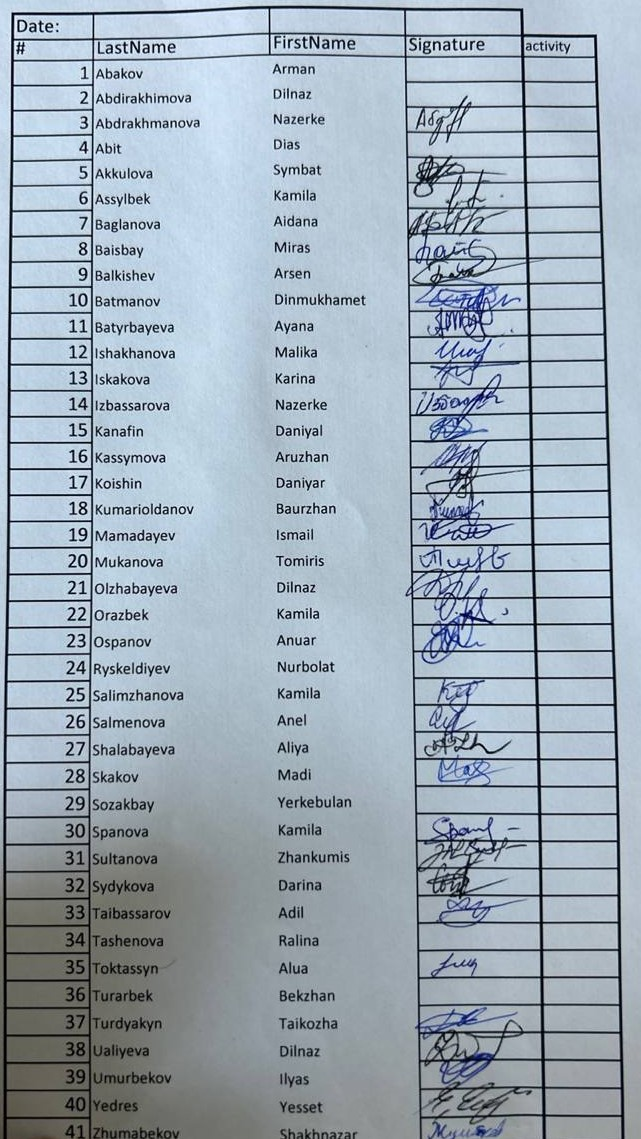
#> input picture test1.jpg, 641 x 1139 px
$ python final_cropping_with_lines.py test1.jpg
#> lines starting #> are read from the running program, lines starting #| are printed output that depends on the picture; after the words box and inside, x2 and y2 are one past the last pixel; in counts of white or black regions, pixels touching at a corner belong together
import cv2
import numpy as np
import matplotlib.pyplot as plt
import sys


def process_image_and_detect_lines(image_path, debug_output_path):
#> called with image_path = 'test1.jpg', debug_output_path = 'debug_lines.png'
    img = cv2.imread(image_path, cv2.IMREAD_COLOR)
#> img is the input picture: shape (1139, 641, 3); mean B, G, R 184, 171.8, 157.9
    gray = cv2.cvtColor(img, cv2.COLOR_BGR2GRAY)
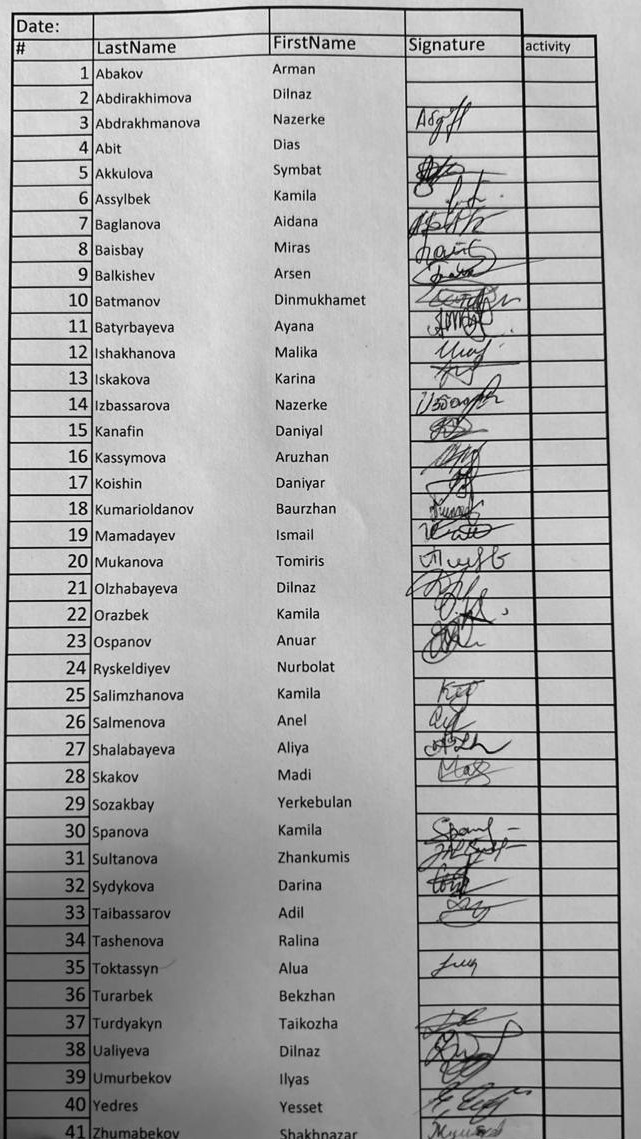
#> gray: shape (1139, 641); min 0, max 253, mean 169

    binary = cv2.adaptiveThreshold(gray, 255, cv2.ADAPTIVE_THRESH_GAUSSIAN_C, cv2.THRESH_BINARY_INV, 15, 10)
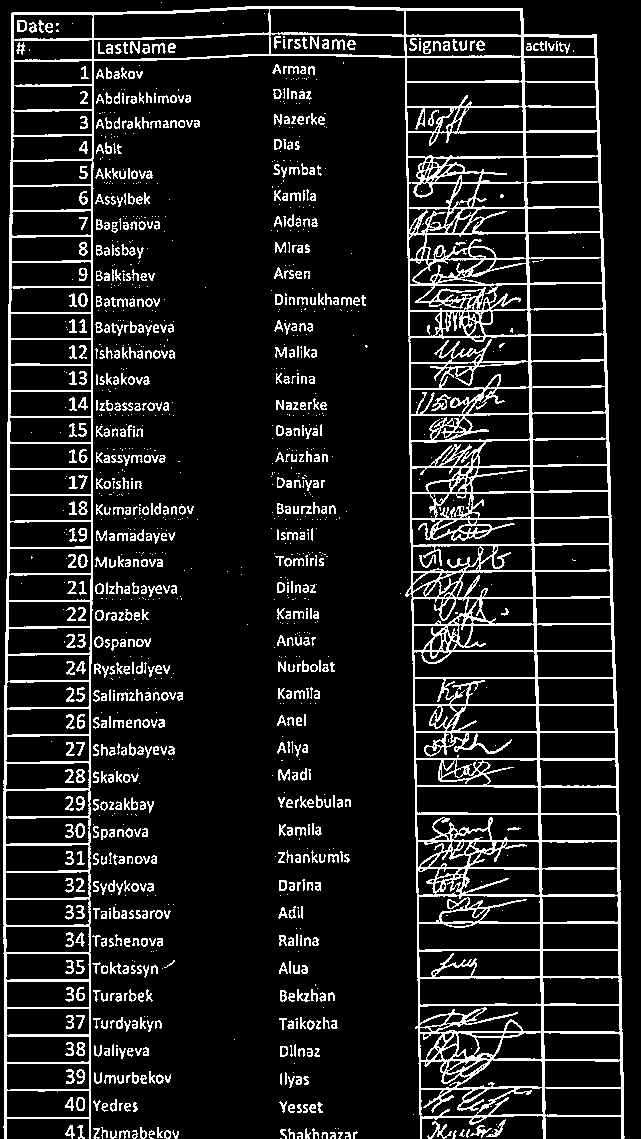
#> binary: shape (1139, 641); 12.1% white in thin lines or dots

    horizontal_kernel = cv2.getStructuringElement(cv2.MORPH_RECT, (25, 1))
    vertical_kernel = cv2.getStructuringElement(cv2.MORPH_RECT, (1, 25))

    horizontal_lines = cv2.morphologyEx(binary, cv2.MORPH_OPEN, horizontal_kernel, iterations=2)
#> horizontal_lines: shape (1139, 641); 3.6% white in thin lines or dots
    vertical_lines = cv2.morphologyEx(binary, cv2.MORPH_OPEN, vertical_kernel, iterations=2)
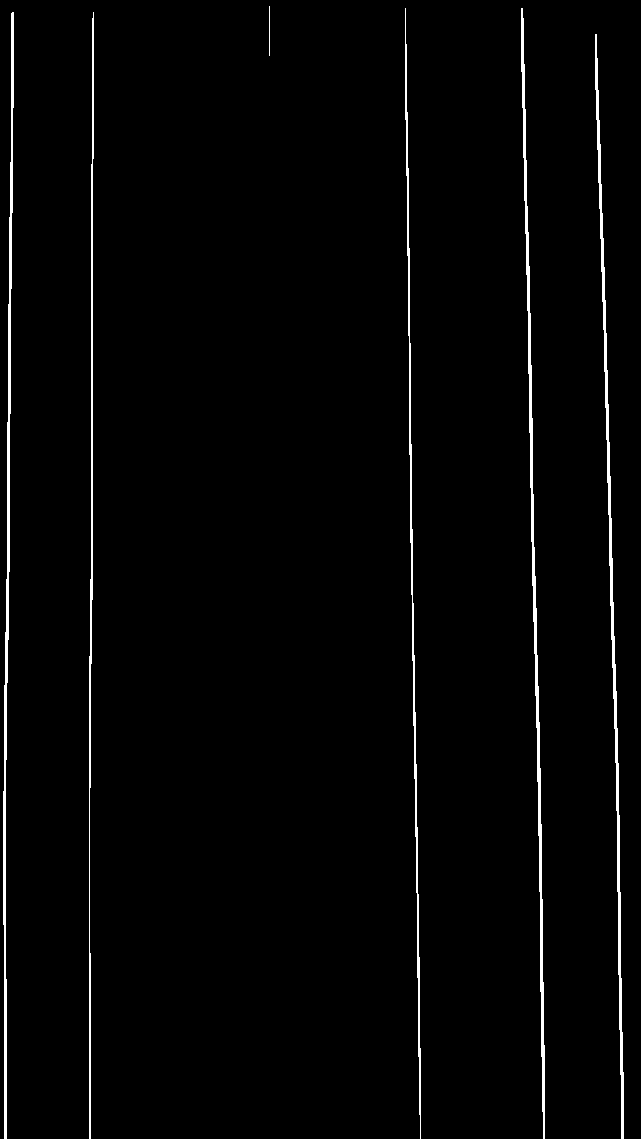
#> vertical_lines: shape (1139, 641); 2% white; 6 white regions

    horizontal_contours, _ = cv2.findContours(horizontal_lines, cv2.RETR_EXTERNAL, cv2.CHAIN_APPROX_SIMPLE)
#> horizontal_contours = 85 contours, 2 with area under 20; largest, box (x1, y1, x2, y2) and area: (11, 6, 523, 15) 1034, (221, 33, 597, 37) 428, (226, 54, 597, 58) 378, (414, 758, 618, 761) 272, (417, 894, 621, 897) 271
    vertical_contours, _ = cv2.findContours(vertical_lines, cv2.RETR_EXTERNAL, cv2.CHAIN_APPROX_SIMPLE)
#> vertical_contours = 6 contours, 1 with area under 20; largest, box (x1, y1, x2, y2) and area: (521, 8, 545, 1139) 2326, (595, 34, 624, 1139) 2222, (3, 12, 14, 1139) 2084, (405, 8, 421, 1139) 1179, (89, 12, 94, 1139) 980

    horizontal_positions = []
    for c in horizontal_contours:
        _, y, w, h = cv2.boundingRect(c)
        if w > 50:
            horizontal_positions.append(y)
#> this loop made 85 passes
#> (y, w, h) on passes 2, 3, 4, 6, 7, 8, 10, 11: (1115, 204, 3), (1089, 87, 2), (1087, 205, 3), (1059, 204, 2), (1034, 87, 3), (1031, 205, 3), (1004, 204, 2), (979, 87, 3)
#> after the loop, horizontal_positions = 85 values, max 1117 at index 0, min 6 at index 84, mean 557.6

    horizontal_positions = sorted(set(horizontal_positions))
#> horizontal_positions = 85 values from 6 to 1117
    merged_horizontal_positions = []
    for i in range(len(horizontal_positions)):
        if i == 0 or horizontal_positions[i] - merged_horizontal_positions[-1] > 10:
            merged_horizontal_positions.append(horizontal_positions[i])
#> this loop made 85 passes
#> after the loop, merged_horizontal_positions = 43 values from 6 to 1115

    vertical_positions = []
    for c in vertical_contours:
        x, _, w, h = cv2.boundingRect(c)
        if h > 50:
            vertical_positions.append(x)
#> this loop made 6 passes
#> (x, w, h) on passes 1 to 5: (595, 29, 1105), (89, 5, 1127), (3, 11, 1127), (521, 24, 1131), (405, 16, 1131)
#> after the loop, vertical_positions = [595, 89, 3, 521, 405]

    vertical_positions = sorted(set(vertical_positions))
#> vertical_positions = [3, 89, 405, 521, 595]
    merged_vertical_positions = []
    for i in range(len(vertical_positions)):
        if i == 0 or vertical_positions[i] - merged_vertical_positions[-1] > 10:
            merged_vertical_positions.append(vertical_positions[i])
#> this loop made 5 passes
#> after the loop, merged_vertical_positions = [3, 89, 405, 521, 595]

    debug_img = img.copy()

    for y in merged_horizontal_positions:
        cv2.line(debug_img, (0, y), (img.shape[1], y), (0, 255, 0), 2)
#> this loop made 43 passes
#> y on passes 1 to 8: 6, 33, 54, 81, 106, 130, 156, 181
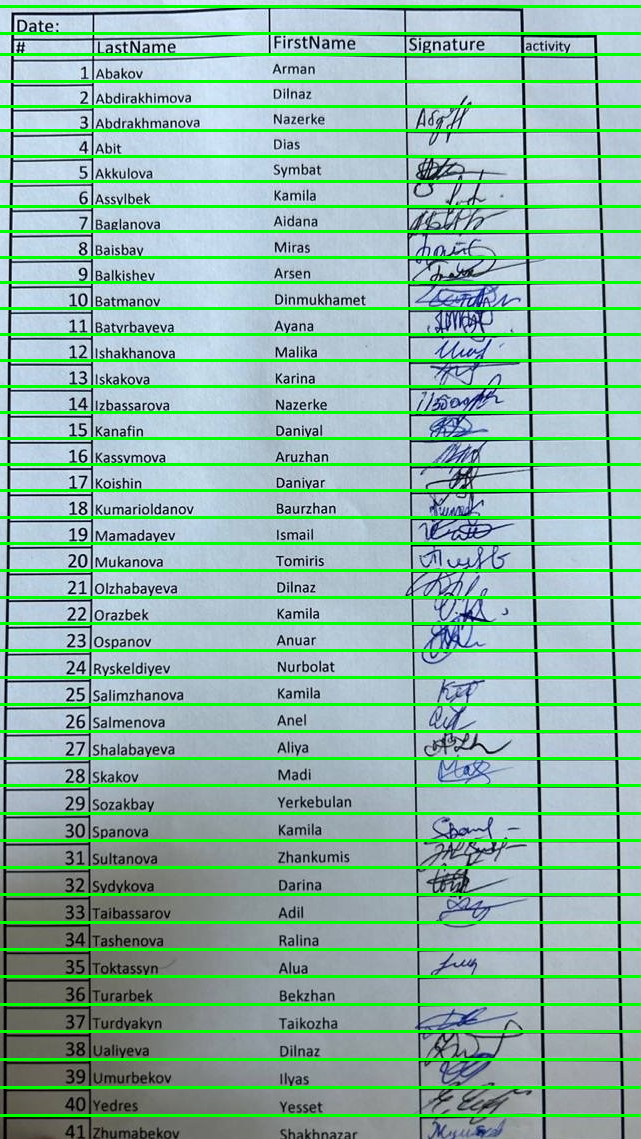
#> debug_img: shape (1139, 641, 3); 11.33% of pixels changed, all inside (x1, y1, x2, y2) = (0, 5, 641, 1117)

    for x in merged_vertical_positions:
        cv2.line(debug_img, (x, 0), (x, img.shape[0]), (255, 0, 0), 2)
#> this loop made 5 passes
#> x on passes 1 to 5: 3, 89, 405, 521, 595
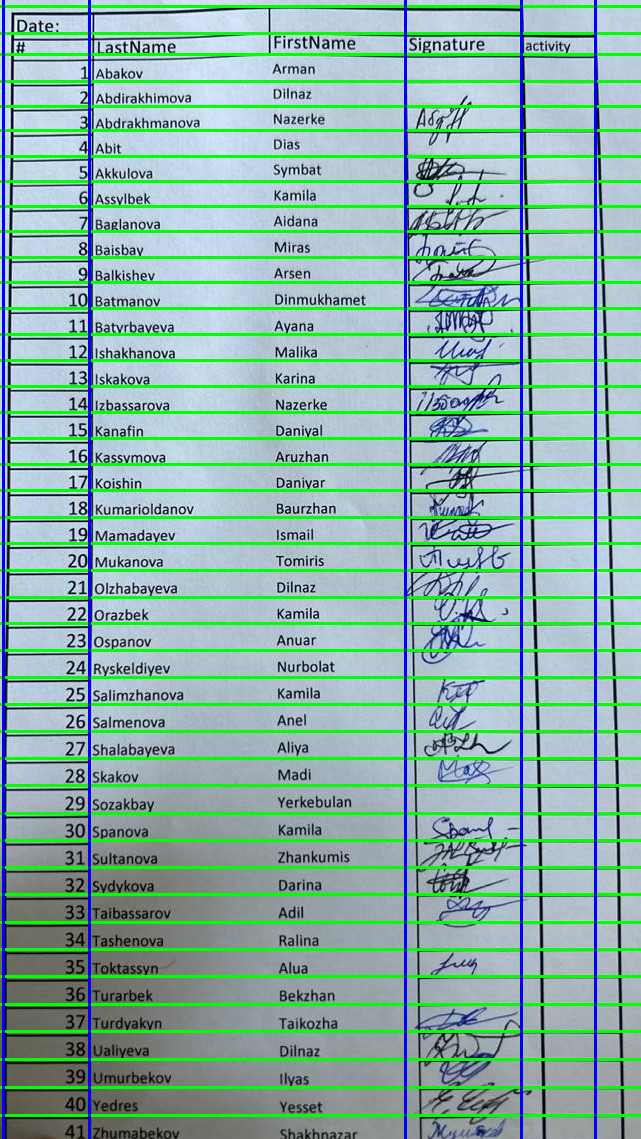
#> debug_img: shape (1139, 641, 3); 2.34% of pixels changed, all inside (x1, y1, x2, y2) = (2, 0, 597, 1139)

    cv2.imwrite(debug_output_path, debug_img)

    return merged_horizontal_positions, merged_vertical_positions, debug_output_path


def crop_table_section(image_path, output_path, left_column_index=1, right_column_index=2):
    debug_output_path = "debug_lines.png"
    horizontal_positions, vertical_positions, debug_img = process_image_and_detect_lines(image_path, debug_output_path)
#> horizontal_positions = 43 values from 6 to 1115; vertical_positions = [3, 89, 405, 521, 595]; debug_img = 'debug_lines.png'

    if len(horizontal_positions) >= 3:
        top_y = horizontal_positions[2]
#> top_y = 54
        bottom_y = max(horizontal_positions) if horizontal_positions else img.shape[0]
#> bottom_y = 1115
    else:
        raise ValueError("Not enough horizontal lines detected to crop from the third line onward.")

    if len(vertical_positions) > max(left_column_index, right_column_index):
        left_x = vertical_positions[left_column_index]
#> left_x = 89
        right_x = vertical_positions[right_column_index]
#> right_x = 405
    else:
        raise ValueError(
            f"Not enough vertical lines detected to use indices {left_column_index} and {right_column_index}."
        )

    top_left = (left_x, top_y)
#> top_left = (89, 54)
    top_right = (right_x, top_y)
#> top_right = (405, 54)
    bottom_left = (left_x, bottom_y)
#> bottom_left = (89, 1115)
    bottom_right = (right_x, bottom_y)
#> bottom_right = (405, 1115)

    img = cv2.imread(debug_img)
    cropped_img = img[top_y:bottom_y, left_x:right_x]
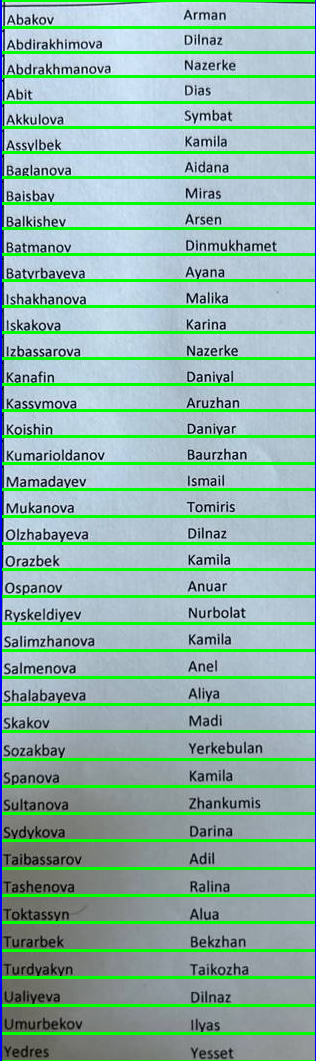
#> cropped_img: shape (1061, 316, 3); mean B, G, R 165.6, 182.3, 141.1

    cv2.imwrite(output_path, cropped_img)

    return top_left, top_right, bottom_left, bottom_right


if __name__ == "__main__":
    if len(sys.argv) < 2:
        sys.exit(1)

    image_path = sys.argv[1]

    debug_output_path = "debug_lines.png"
    output_path1 = "cropped_with_signature.png"
    output_path2 = "cropped_without_signature.png"

    coordinates_without_signature = crop_table_section(
        image_path, output_path2, left_column_index=1, right_column_index=2
    )
#> coordinates_without_signature = ((89, 54), (405, 54), (89, 1115), (405, 1115))
    coordinates_with_signature = crop_table_section(
        image_path, output_path1, left_column_index=1, right_column_index=3
    )
#> call 2 of crop_table_section, with image_path = 'test1.jpg', output_path = 'cropped_with_signature.png', left_column_index = 1, right_column_index = 3
#> the loop in process_image_and_detect_lines (call 2), `for c in horizontal_contours:` made 85 passes
#> the loop in process_image_and_detect_lines (call 2), `for i in range(len(horizontal_positions)):` made 85 passes
#> the loop in process_image_and_detect_lines (call 2), `for c in vertical_contours:` made 6 passes
#> the loop in process_image_and_detect_lines (call 2), `for i in range(len(vertical_positions)):` made 5 passes
#> the loop in process_image_and_detect_lines (call 2), `for y in merged_horizontal_positions:` made 43 passes
#> the loop in process_image_and_detect_lines (call 2), `for x in merged_vertical_positions:` made 5 passes
#> in crop_table_section (call 2), `right_x = vertical_positions[right_column_index]`: right_x = 521
#> in crop_table_section (call 2), `top_right = (right_x, top_y)`: top_right = (521, 54)
#> in crop_table_section (call 2), `bottom_right = (right_x, bottom_y)`: bottom_right = (521, 1115)
#> in crop_table_section (call 2), `cropped_img = img[top_y:bottom_y, left_x:right_x]`:
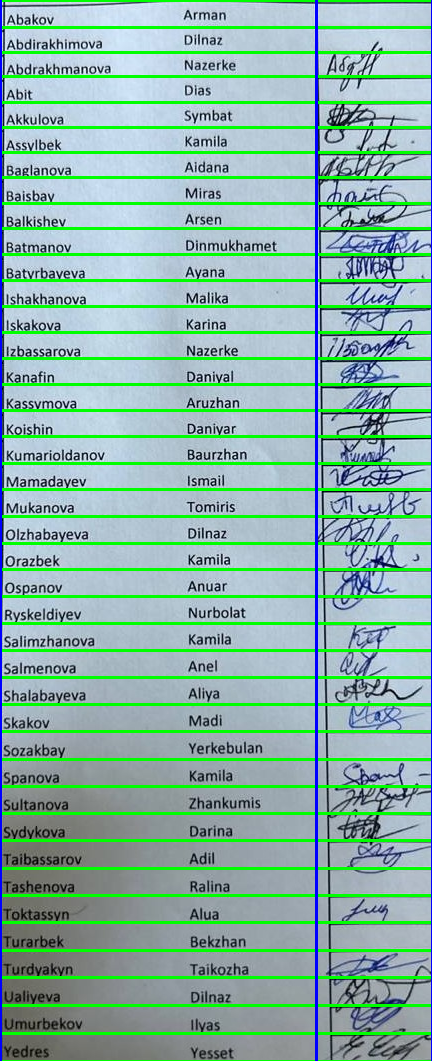
#> cropped_img: shape (1061, 432, 3); mean B, G, R 166, 179.9, 138.9
#> coordinates_with_signature = ((89, 54), (521, 54), (89, 1115), (521, 1115))

$ run again, on test3.png
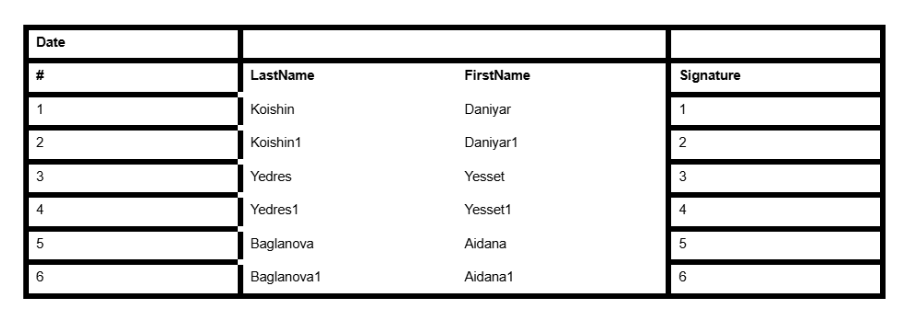
#> input picture test3.png, 912 x 321 px
#> in process_image_and_detect_lines, img is the input picture: shape (321, 912, 3); min 0, max 255, mean 223
#> binary: shape (321, 912); 12.9% white; 105 white regions (15 under 20 px), largest, box (x1, y1, x2, y2) and area: (23, 25, 886, 299) 33493, (46, 38, 65, 47) 97, (485, 241, 506, 249) 91
#> horizontal_lines: shape (321, 912); 9.7% white; 15 white regions, largest, box (x1, y1, x2, y2) and area: (23, 293, 886, 299) 5144, (23, 25, 886, 30) 4315, (23, 58, 886, 63) 4315
#> vertical_lines: shape (321, 912); 1.7% white; 4 white regions
#> horizontal_contours = 15 contours; largest, box (x1, y1, x2, y2) and area: (23, 293, 886, 299) 4277, (23, 58, 886, 63) 3448, (23, 25, 886, 30) 3448, (666, 226, 886, 232) 1088, (666, 192, 886, 198) 1083
#> vertical_contours = 4 contours; box (x1, y1, x2, y2) and area: (880, 25, 886, 299) 1365, (23, 25, 29, 299) 1365, (666, 25, 671, 299) 1092, (238, 25, 243, 92) 264
#> the loop in process_image_and_detect_lines, `for c in horizontal_contours:` made 15 passes
#> (y, w, h) on passes 1 to 8: (293, 863, 6), (259, 220, 6), (259, 215, 6), (226, 220, 6), (226, 215, 6), (192, 220, 6), (192, 215, 6), (159, 220, 6)
#> after the loop in process_image_and_detect_lines, `for c in horizontal_contours:`: horizontal_positions = [293, 259, 259, 226, 226, 192, 192, 159, 159, 125, 125, 92, 92, 58, 25]
#> in process_image_and_detect_lines, `horizontal_positions = sorted(set(horizontal_positions))`: horizontal_positions = [25, 58, 92, 125, 159, 192, 226, 259, 293]
#> the loop in process_image_and_detect_lines, `for i in range(len(horizontal_positions)):` made 9 passes
#> the loop in process_image_and_detect_lines, `for c in vertical_contours:` made 4 passes
#> (c, x, w, h) on passes 1 to 4: ([[880, 25], [880, 298], [885, 298], [885, 25]], 880, 6, 274), ([[666, 25], [666, 298], [670, 298], [670, 25]], 666, 5, 274), ([[238, 25], [238, 91], [242, 91], [242, 25]], 238, 5, 67), ([[23, 25], [23, 298], [28, 298], [28, 25]], 23, 6, 274)
#> after the loop in process_image_and_detect_lines, `for c in vertical_contours:`: vertical_positions = [880, 666, 238, 23]
#> in process_image_and_detect_lines, `vertical_positions = sorted(set(vertical_positions))`: vertical_positions = [23, 238, 666, 880]
#> the loop in process_image_and_detect_lines, `for i in range(len(vertical_positions)):` made 4 passes
#> the loop in process_image_and_detect_lines, `for y in merged_horizontal_positions:` made 9 passes
#> y on passes 1 to 8: 25, 58, 92, 125, 159, 192, 226, 259
#> the loop in process_image_and_detect_lines, `for x in merged_vertical_positions:` made 4 passes
#> x on passes 1 to 4: 23, 238, 666, 880
#> after the loop in process_image_and_detect_lines, `for x in merged_vertical_positions:`:
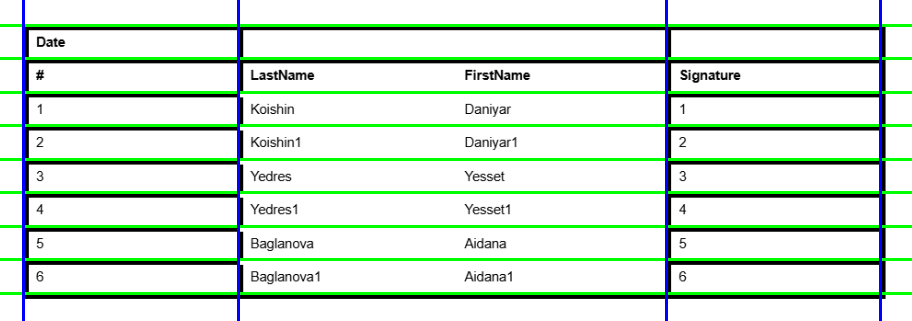
#> debug_img: shape (321, 912, 3); mean B, G, R 212.7, 230.5, 209.3
#> in crop_table_section, `horizontal_positions, vertical_positions, debug_img = process_image_an..`: horizontal_positions = [25, 58, 92, 125, 159, 192, 226, 259, 293]; vertical_positions = [23, 238, 666, 880]; debug_img = 'debug_lines.png'
#> top_y = 92
#> bottom_y = 293
#> left_x = 238
#> right_x = 666
#> top_left = (238, 92)
#> top_right = (666, 92)
#> bottom_left = (238, 293)
#> bottom_right = (666, 293)
#> coordinates_without_signature = ((238, 92), (666, 92), (238, 293), (666, 293))
#> the loop in process_image_and_detect_lines (call 2), `for c in horizontal_contours:` made 15 passes
#> the loop in process_image_and_detect_lines (call 2), `for i in range(len(horizontal_positions)):` made 9 passes
#> the loop in process_image_and_detect_lines (call 2), `for c in vertical_contours:` made 4 passes
#> the loop in process_image_and_detect_lines (call 2), `for i in range(len(vertical_positions)):` made 4 passes
#> the loop in process_image_and_detect_lines (call 2), `for y in merged_horizontal_positions:` made 9 passes
#> the loop in process_image_and_detect_lines (call 2), `for x in merged_vertical_positions:` made 4 passes
#> right_x = 880
#> top_right = (880, 92)
#> bottom_right = (880, 293)
#> in crop_table_section (call 2), `cropped_img = img[top_y:bottom_y, left_x:right_x]`:
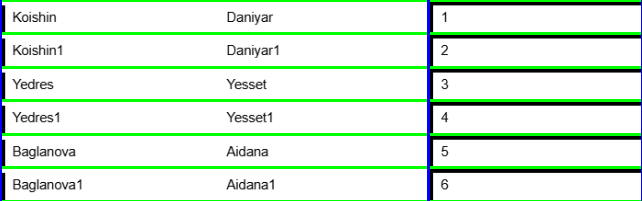
#> cropped_img: shape (201, 642, 3); mean B, G, R 217.5, 237.7, 215.1
#> coordinates_with_signature = ((238, 92), (880, 92), (238, 293), (880, 293))
